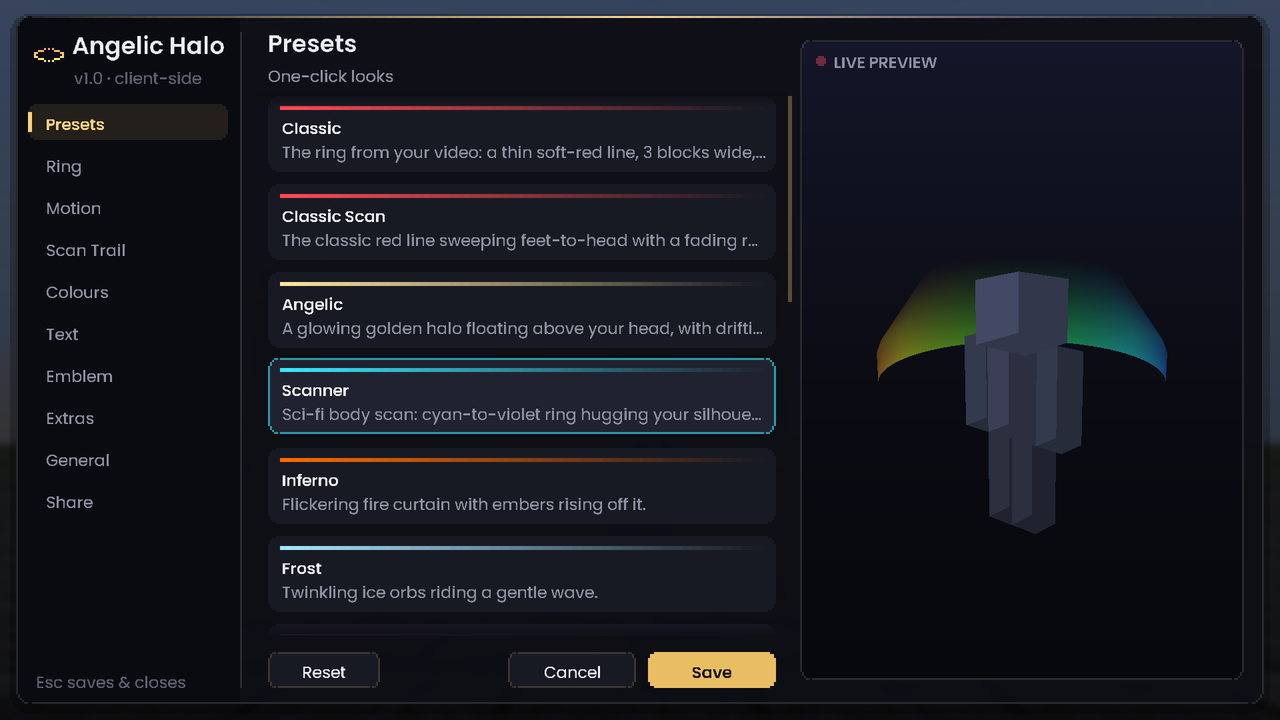
#> input picture docs/images/menu.png, 1280 x 720 px
$ python -i hero_image.py   (imports and definitions only)
#> lines starting #> are read from the running program, lines starting #| are printed output that depends on the picture
#> further down, picture is the input picture: PIL image 1280x720 RGB; mean R, G, B 24.3, 26.2, 33.7
#!/usr/bin/env python3
"""Turns raw in-game screenshots into the README hero photo and gallery images.

Usage: python3 scripts/hero_image.py <screenshots_dir> <out_dir>

Pure post-processing of real gameplay captures: cinematic crop, soft bloom, gentle grade, vignette.
No text, no logos, no fake effects.
"""
import sys
from pathlib import Path

from PIL import Image, ImageChops, ImageDraw, ImageEnhance, ImageFilter


# [5 lines left out: function find, not called in this run]


def bloom(img: Image.Image, threshold: int = 170, radius: int = 18, strength: float = 0.55) -> Image.Image:
#> called with threshold = 170, radius = 18, strength = 0.55
    lum = img.convert("L").point(lambda v: 255 if v > threshold else int(v * v / (threshold * 1.6)))
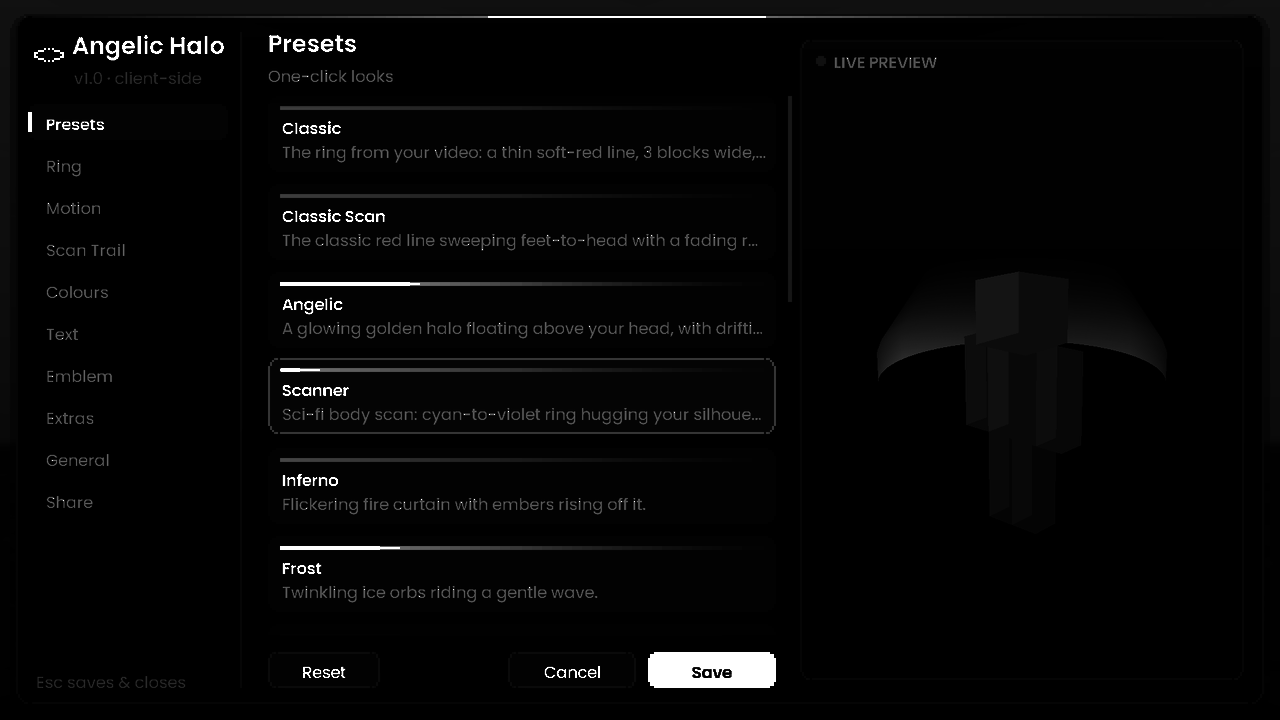
#> lum: PIL image 1280x720 L; min 0, max 255, mean 6.1
    bright = ImageChops.multiply(img, Image.merge("RGB", [lum] * 3))
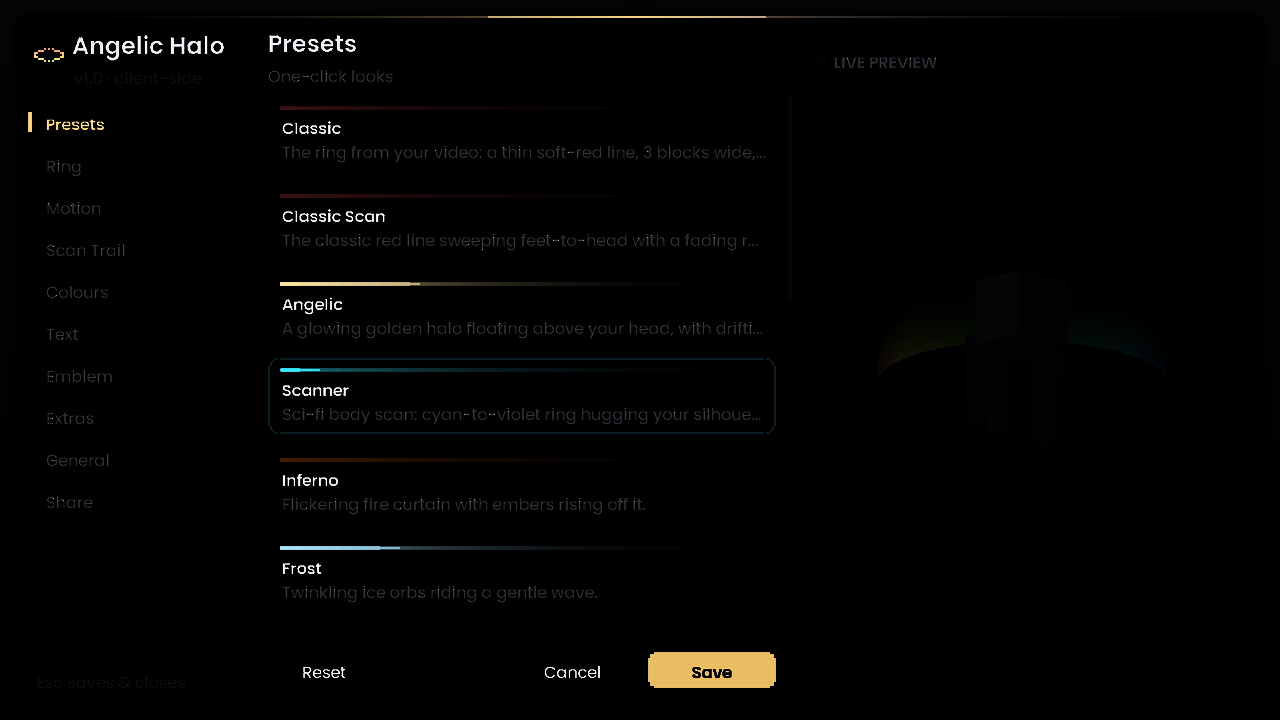
#> bright: PIL image 1280x720 RGB; mean R, G, B 3.3, 3.2, 2.8
    glow = bright.filter(ImageFilter.GaussianBlur(radius))
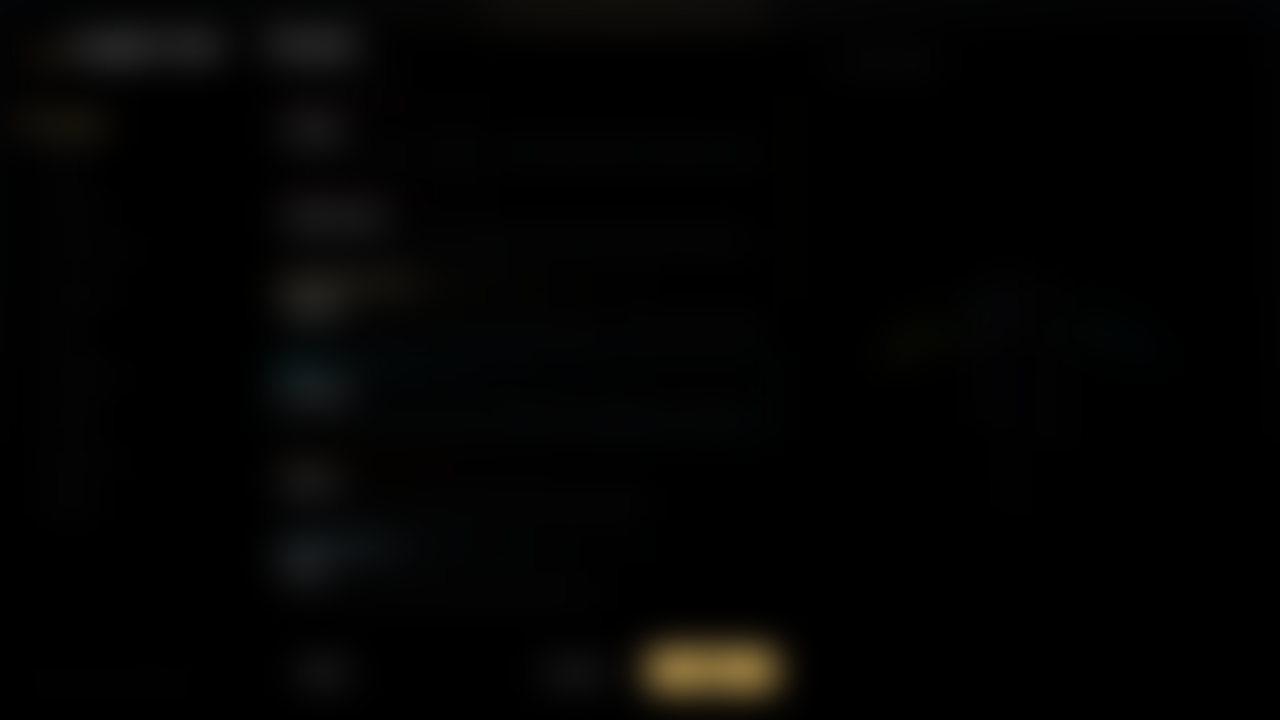
#> glow: PIL image 1280x720 RGB; mean R, G, B 3.3, 3.2, 2.8
    glow = ImageEnhance.Brightness(glow).enhance(strength)
    return ImageChops.screen(img, glow)


# [70 lines left out: functions vignette, grade, crop_center, polish, crop_box, main, not called in this run]


# [2 lines not run here, left out]

>>> from PIL import Image
>>> picture = Image.open('../docs/images/menu.png')
>>> result = bloom(picture)
